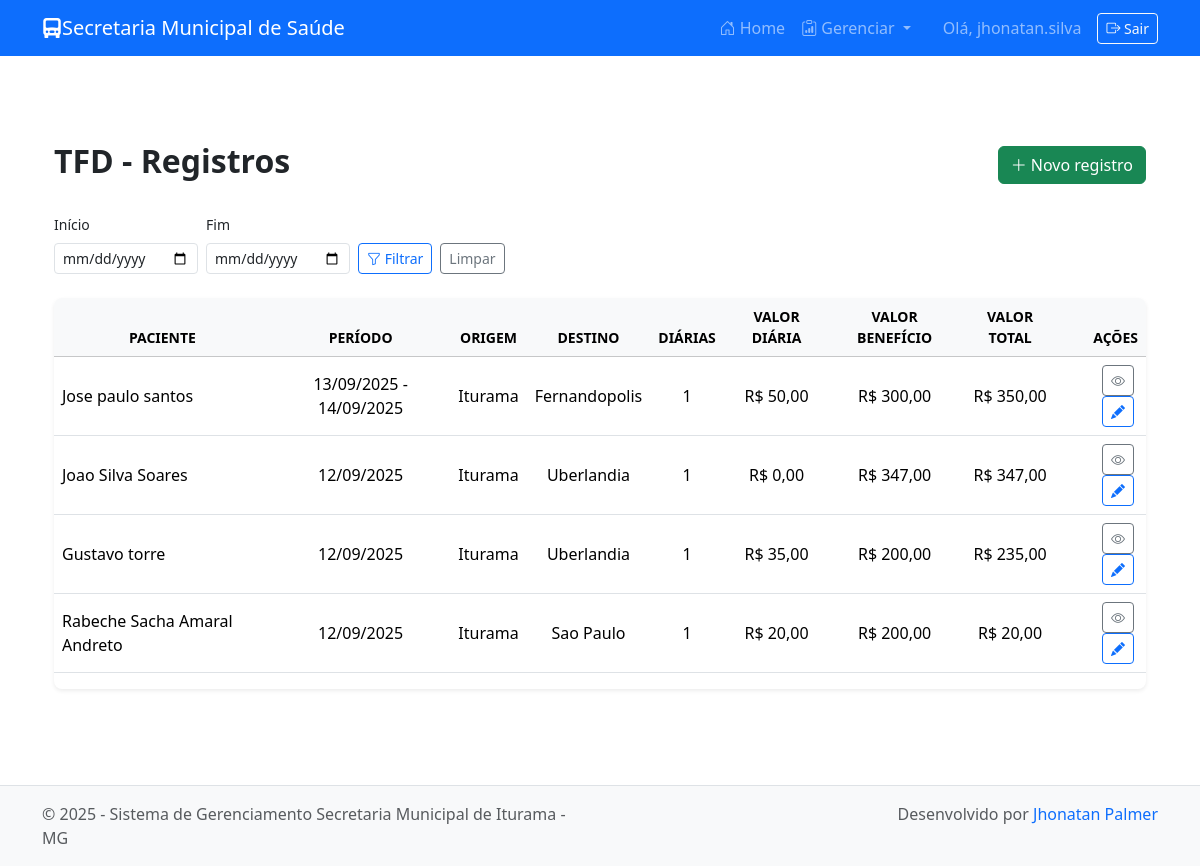
The page /tfd/ (signed in) on the database as committed earlier.
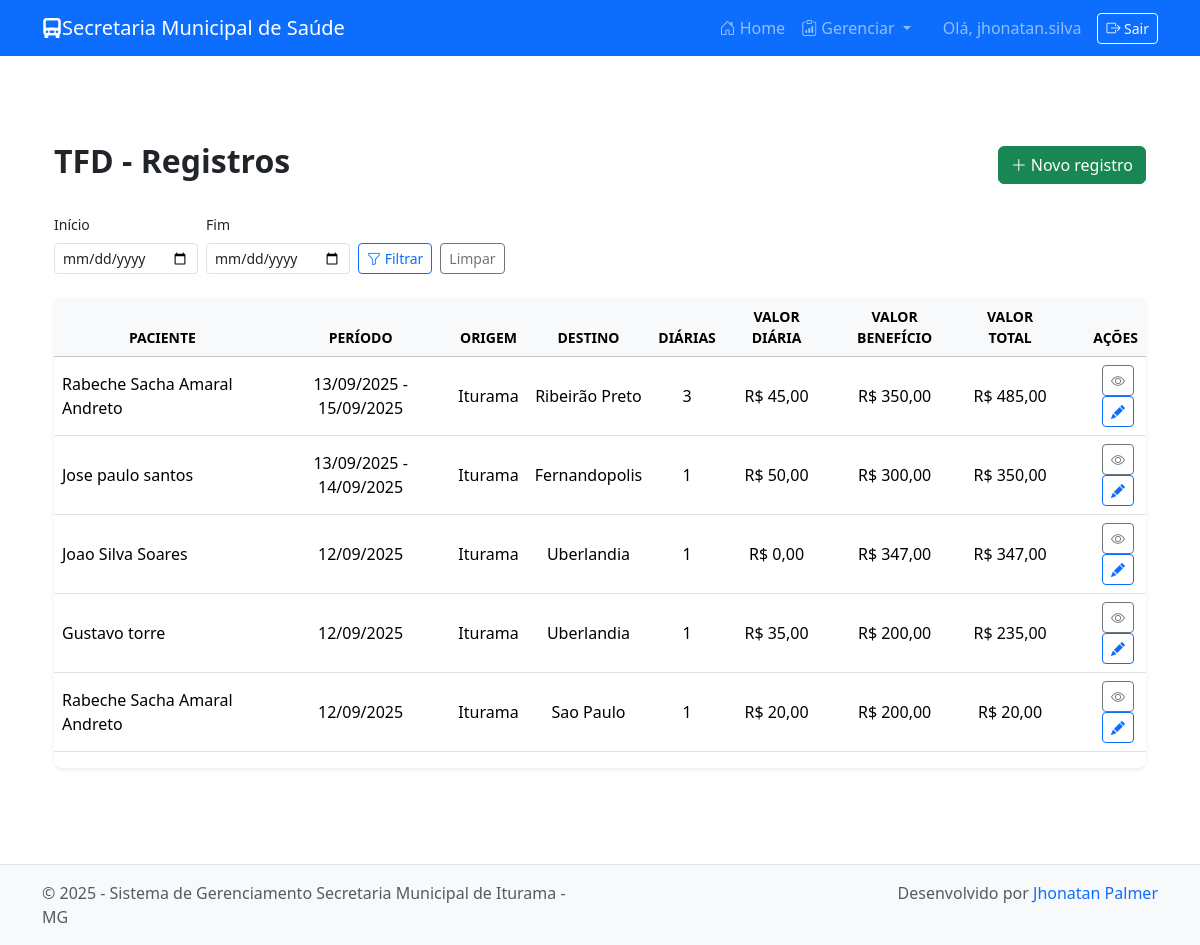
The same page on the database as committed later.
### tfd/models.py (models this page shows, shortened)
class TFD(models.Model):
	paciente = models.ForeignKey(
		'pacientes.Paciente', on_delete=models.SET_NULL, null=True, blank=True,
		help_text='Opcional: vincular a um paciente já cadastrado')
	paciente_nome = models.CharField('Nome do paciente', max_length=150)
	paciente_cpf = models.CharField('CPF', max_length=14, blank=True, null=True)
	paciente_cns = models.CharField('CNS', max_length=20, blank=True, null=True)
	paciente_endereco = models.TextField('Endereço', max_length=300, blank=True)
	paciente_telefone = models.CharField('Telefone', max_length=30, blank=True)
	cidade_origem = models.CharField('Cidade de origem', max_length=100, default='Iturama', editable=False)
	cidade_destino = models.CharField('Cidade de destino', max_length=150, blank=True)
	data_inicio = models.DateField('Data início', null=True, blank=True)
	data_fim = models.DateField('Data fim', null=True, blank=True)
	numero_diarias = models.PositiveIntegerField('Número de diárias', default=1)
	valor_diaria = models.DecimalField('Valor da diária', max_digits=10, decimal_places=2)
	valor_beneficio = models.DecimalField('Valor do benefício', max_digits=12, decimal_places=2, default=0)
	valor_total = models.DecimalField('Valor total', max_digits=12, decimal_places=2)
	observacoes = models.TextField('Observações', blank=True)
	criado_em = models.DateTimeField(auto_now_add=True)
	atualizado_em = models.DateTimeField(auto_now=True)
	class Meta:
		verbose_name = 'TFD'
		verbose_name_plural = 'TFD'
		ordering = ['-data_inicio', '-criado_em']

### pacientes/models.py (models this page shows, shortened)
class Paciente(models.Model):
    nome = models.CharField(max_length=150)
    cpf = models.CharField(max_length=11, blank=True, null=True, unique=True, validators=[validate_cpf])
    cns = models.CharField(max_length=15, blank=True, null=True)
    data_nascimento = models.DateField()
    endereco = models.TextField(max_length=30)
    telefone = models.CharField(max_length=20, blank=True)

### tfd/views.py (the view)
# urls.py: path('', views.TFDListView.as_view(), name='tfd-list'),
class TFDListView(LoginRequiredMixin, ListView):
    login_url = '/accounts/login/'
    model = TFD
    template_name = 'tfd/tfd_list.html'
    context_object_name = 'tfds'

### tfd/templatetags/currency_filters.py (called while the page is built)
@register.filter
def br_currency(value):
    try:
        v = float(value)
    except Exception:
        return value
    s = f"{v:,.2f}"
    s = s.replace(',', 'X').replace('.', ',').replace('X', '.')
    return f"R$ {s}"

### tfd/templates/tfd/tfd_list.html (shortened to what this page needs)
{% extends 'base.html' %}
{% load currency_filters %}
{% block content %}
<div class="container py-5">
    <div class="d-flex justify-content-between align-items-center mb-4">
        <h2 class="fw-bold">TFD - Registros</h2>
        {% if user.is_authenticated %}
            <a href="{% url 'tfd-create' %}" class="btn btn-success">
                <i class="bi bi-plus-lg"></i> Novo registro
            </a>
        {% endif %}
    </div>
    <form method="get" class="row g-2 mb-4 align-items-end">
        <div class="col-auto">
            <label class="form-label small">Início</label>
            <input type="date" name="start_date" value="{{ filter_start }}" class="form-control form-control-sm">
        </div>
        <div class="col-auto">
            <label class="form-label small">Fim</label>
            <input type="date" name="end_date" value="{{ filter_end }}" class="form-control form-control-sm">
        </div>
        <div class="col-auto d-flex align-items-end">
            <button type="submit" class="btn btn-outline-primary btn-sm me-2">
                <i class="bi bi-funnel"></i> Filtrar
            </button>
            <a href="{% url 'tfd-list' %}" class="btn btn-outline-secondary btn-sm">Limpar</a>
        </div>
    </form>
    {% if tfds %}
    <div class="table-responsive shadow-sm rounded-3 overflow-hidden">
        <table class="table table-hover align-middle">
            <thead class="table-light">
                <tr class="text-center text-uppercase small">
                    <th>Paciente</th>
                    <th>Período</th>
                    <th>Origem</th>
                    <th>Destino</th>
                    <th>Diárias</th>
                    <th>Valor diária</th>
                    <th>Valor Benefício</th>
                    <th>Valor Total</th>
                    <th class="text-end">Ações</th>
                </tr>
            </thead>
            <tbody>
                {% for t in tfds %}
                <tr class="text-center">
                    <td class="text-start">{% if t.paciente %}{{ t.paciente.nome }}{% else %}{{ t.paciente_nome }}{% endif %}</td>
                    <td>
                        {% if t.data_inicio %}{{ t.data_inicio|date:"d/m/Y" }}{% endif %}
                        {% if t.data_fim and t.data_fim != t.data_inicio %} - {{ t.data_fim|date:"d/m/Y" }}{% endif %}
                    </td>
                    <td>{{ t.cidade_origem }}</td>
                    <td>{{ t.cidade_destino }}</td>
                    <td>{{ t.numero_diarias }}</td>
                    <td>{{ t.valor_diaria|br_currency }}</td>
                    <td>{{ t.valor_beneficio|br_currency }}</td>
                    <td>{{ t.valor_total|br_currency }}</td>
                    <td class="text-end">
                        {% if user.is_authenticated %}
                            <a href="{% url 'tfd-detail' t.pk %}" class="btn btn-sm btn-outline-secondary me-1" title="Ver detalhes">
                                <i class="bi bi-eye"></i>
                            </a>
                            <a href="{% url 'tfd-update' t.pk %}" class="btn btn-sm btn-outline-primary me-1" title="Editar registro">
                                <i class="bi bi-pencil-fill"></i>
                            </a>
                        {% else %}
                            <span class="text-muted small">Login necessário</span>
                        {% endif %}
                    </td>
                </tr>
                {% endfor %}
            </tbody>
        </table>
    </div>
    {% else %}
    <div class="alert alert-info shadow-sm">Nenhum registro encontrado.</div>
    {% endif %}
</div>
{% endblock %}

Rows that differ between the two databases and show on the page:
added TFD: paciente.nome "Rabeche Sacha Amaral Andreto", data_inicio "13/09/2025", data_fim "15/09/2025", cidade_origem "Iturama", cidade_destino "Ribeirão Preto", numero_diarias "3", valor_diaria|br_currency "R$ 45,00", valor_beneficio|br_currency "R$ 350,00", valor_total|br_currency "R$ 485,00"
